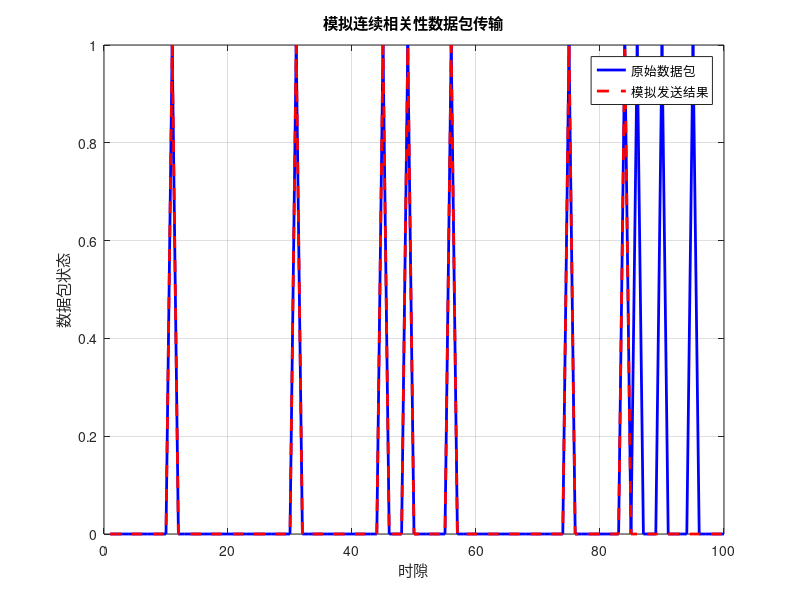

Write the MATLAB code that produced this figure.
% 定义参数  
numSlots = 100; % 总的时隙数量  
dataPacketsCount = 10; % 数据包数量  
successProbability = 0.9; % - 数据包成功的概率  

% 生成数据包状态数组  
dataPacketsArray = zeros(1, numSlots);  
dataPacketPositions = randperm(numSlots, dataPacketsCount);  
dataPacketsArray(dataPacketPositions) = 1; % 假设随机位置有数据包  

% 初始化结果数组  
outputDataPackets = zeros(1, numSlots);  

% 模拟过程  
canSend = true; % 当前是否可以发送数据包  
for i = 1:numSlots  
    if dataPacketsArray(i) == 1   
        % 仅在当前有数据包时进行处理  
        if canSend  
            if rand < successProbability  
                outputDataPackets(i) = 1; % 发送成功  
            else  
                outputDataPackets(i) = 0; % 发送失败  
                canSend = false; % 失败后不再发送  
            end  
        else  
            outputDataPackets(i) = 0; % 由于前一个失败，后续不发送  
        end  
    else  
        outputDataPackets(i) = 0; % 当前时隙没有数据包  
    end  
end  

% 绘制结果  
figure;  
plot(dataPacketsArray, 'b-', 'LineWidth', 2); hold on;  
plot(outputDataPackets, 'r--', 'LineWidth', 2);  
title('模拟连续相关性数据包传输');  
xlabel('时隙');  
ylabel('数据包状态');  
legend('原始数据包', '模拟发送结果');  
grid on;